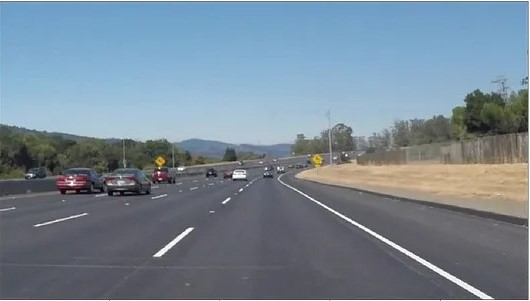
#> input picture test_image.jpg, 530 x 301 px
$ jupyter execute 'Road Lane Line Detection System.ipynb'
#> lines starting #> are read from the running program, lines starting #| are printed output that depends on the picture; after the words box and inside, x2 and y2 are one past the last pixel; in counts of white or black regions, pixels touching at a corner belong together
[cell 1]
import cv2
import numpy as np
import matplotlib.pyplot as plt

[cell 2]
def grayscale(img):
    return cv2.cvtColor(img, cv2.COLOR_BGR2GRAY)

def gaussian_blur(img, kernel_size=5):
    return cv2.GaussianBlur(img, (kernel_size, kernel_size), 0)

def canny(img, low_threshold=50, high_threshold=150):
    return cv2.Canny(img, low_threshold, high_threshold)

def region_of_interest(img, vertices):
    mask = np.zeros_like(img)
    cv2.fillPoly(mask, vertices, 255)
    masked_image = cv2.bitwise_and(img, mask)
    return masked_image

[cell 3]
def hough_lines(img, rho=1, theta=np.pi/180, threshold=15, min_line_len=40, max_line_gap=20):
    lines = cv2.HoughLinesP(img, rho, theta, threshold, np.array([]), minLineLength=min_line_len, maxLineGap=max_line_gap)
    return lines

def draw_lines(img, lines, color=[255, 0, 0], thickness=2):
    for line in lines:
        for x1, y1, x2, y2 in line:
            cv2.line(img, (x1, y1), (x2, y2), color, thickness)

def weighted_img(img, initial_img, α=0.8, β=1., γ=0.):
    return cv2.addWeighted(initial_img, α, img, β, γ)

[cell 4]
def process_image(image):
    gray = grayscale(image)
    blur = gaussian_blur(gray, kernel_size=5)
    edges = canny(blur, low_threshold=50, high_threshold=150)

    imshape = image.shape
    vertices = np.array([[(0, imshape[0]), (450, 320), (490, 320), (imshape[1], imshape[0])]], dtype=np.int32)
    masked_edges = region_of_interest(edges, vertices)

    lines = hough_lines(masked_edges, rho=1, theta=np.pi/180, threshold=15, min_line_len=40, max_line_gap=20)

    line_image = np.zeros((image.shape[0], image.shape[1], 3), dtype=np.uint8)
    if lines is not None:
        draw_lines(line_image, lines)

    result = weighted_img(line_image, image, α=0.8, β=1., γ=0.)
    return result

[cell 5]
# Test the function on an example image
image = cv2.imread('test_image.jpg')
#> image is the input picture: shape (301, 530, 3); mean B, G, R 147.9, 134.6, 119.1
output = process_image(image)
#> in grayscale, `return cv2.cvtColor(img, cv2.COLOR_BGR2GRAY)`:
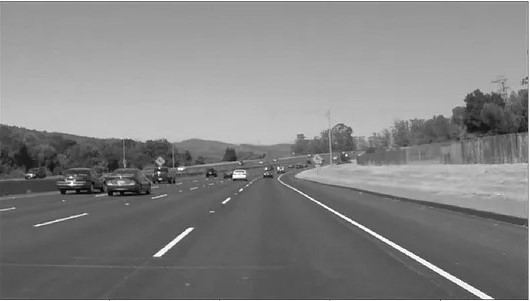
#> returned value: shape (301, 530); min 1, max 255, mean 131.5
#> in gaussian_blur, `return cv2.GaussianBlur(img, (kernel_size, kernel_size), 0)`:
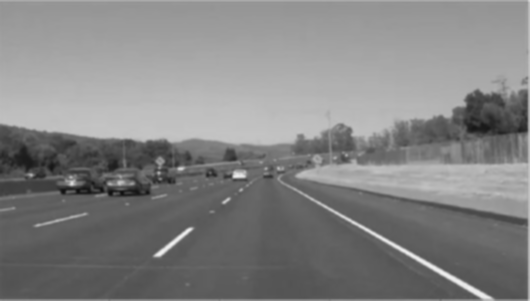
#> returned value: shape (301, 530); min 16, max 240, mean 131.1
#> in canny, `return cv2.Canny(img, low_threshold, high_threshold)`:
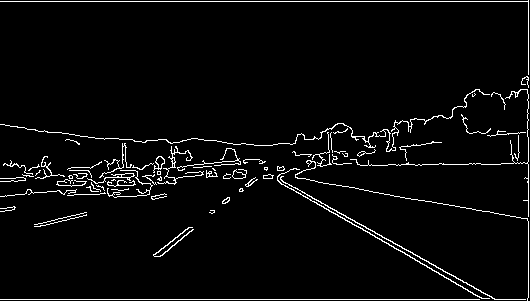
#> returned value: shape (301, 530); 3.8% white in thin lines or dots
#> in region_of_interest, `cv2.fillPoly(mask, vertices, 255)`: mask: shape (301, 530); every value is 0
#> in hough_lines, `lines = cv2.HoughLinesP(img, rho, theta, threshold, np.array([]), minL..`: lines = None
#> in weighted_img, `return cv2.addWeighted(initial_img, α, img, β, γ)`:
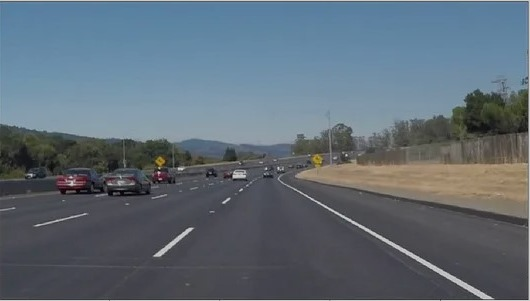
#> returned value: shape (301, 530, 3); mean of channels 0, 1, 2 118.3, 107.7, 95.3; drawn as B, G, R
#> in process_image, `result = weighted_img(line_image, image, α=0.8, β=1., γ=0.)`: line_image: shape (301, 530, 3); every value is 0

plt.imshow(cv2.cvtColor(output, cv2.COLOR_BGR2RGB))
plt.show()

[cell 6]
import cv2
import numpy as np
import matplotlib.pyplot as plt

def grayscale(img):
    """Convert image to grayscale."""
    return cv2.cvtColor(img, cv2.COLOR_BGR2GRAY)

def gaussian_blur(img, kernel_size=5):
    """Apply Gaussian blur to the image."""
    return cv2.GaussianBlur(img, (kernel_size, kernel_size), 0)

def canny(img, low_threshold=50, high_threshold=150):
    """Apply Canny edge detector."""
    return cv2.Canny(img, low_threshold, high_threshold)

def region_of_interest(img, vertices):
    """Mask the region of interest."""
    mask = np.zeros_like(img)
    cv2.fillPoly(mask, vertices, 255)
    masked_image = cv2.bitwise_and(img, mask)
    return masked_image

[cell 7]
def hough_lines(img, rho=1, theta=np.pi/180, threshold=15, min_line_len=40, max_line_gap=20):
    """Apply Hough Transform to detect lines."""
    return cv2.HoughLinesP(img, rho, theta, threshold, np.array([]), minLineLength=min_line_len, maxLineGap=max_line_gap)

def draw_lines(img, lines, color=[255, 0, 0], thickness=2):
    """Draw lines on an image."""
    if lines is not None:
        for line in lines:
            for x1, y1, x2, y2 in line:
                cv2.line(img, (x1, y1), (x2, y2), color, thickness)

def weighted_img(img, initial_img, α=0.8, β=1., γ=0.):
    """Combine two images with weights."""
    return cv2.addWeighted(initial_img, α, img, β, γ)

[cell 8]
def process_image(image):
    """Process a single image for lane detection."""
    gray = grayscale(image)
    blur = gaussian_blur(gray, kernel_size=5)
    edges = canny(blur, low_threshold=50, high_threshold=150)

    imshape = image.shape
    vertices = np.array([[(0, imshape[0]), (imshape[1] / 2 - 30, imshape[0] / 2 + 50),
                          (imshape[1] / 2 + 30, imshape[0] / 2 + 50), (imshape[1], imshape[0])]], dtype=np.int32)
    masked_edges = region_of_interest(edges, vertices)

    lines = hough_lines(masked_edges, rho=1, theta=np.pi/180, threshold=15, min_line_len=40, max_line_gap=20)

    line_image = np.zeros((image.shape[0], image.shape[1], 3), dtype=np.uint8)
    draw_lines(line_image, lines)

    result = weighted_img(line_image, image, α=0.8, β=1., γ=0.)
    return result

[cell 9]
# Test the function on an example image
image = cv2.imread('test_image.jpg')
output = process_image(image)
#> in region_of_interest, `cv2.fillPoly(mask, vertices, 255)`:
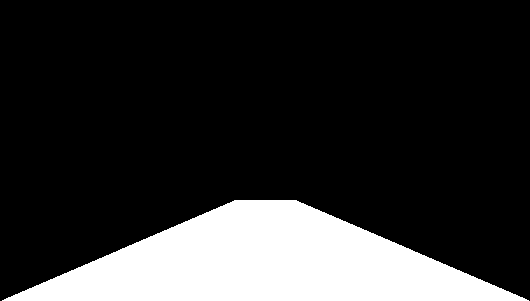
#> mask: shape (301, 530); 18.7% white; 1 white region, box (x1, y1, x2, y2) and area: (2, 200, 529, 301) 29827
#> in region_of_interest, `masked_image = cv2.bitwise_and(img, mask)`:
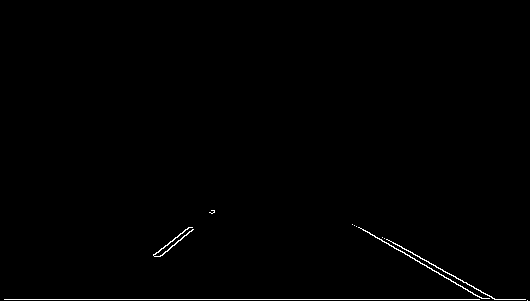
#> masked_image: shape (301, 530); 0.64% white in thin lines or dots, all inside (x1, y1, x2, y2) = (4, 210, 528, 301)
#> in process_image, `lines = hough_lines(masked_edges, rho=1, theta=np.pi/180, threshold=15..`: lines = [[4, 299, 525, 299], [356, 226, 482, 298], [382, 237, 493, 298], [387, 239, 494, 298], [162, 255, 214, 211], [167, 245, 211, 210], [160, 256, 213, 210]]
#> the loop in draw_lines, `for line in lines:` made 7 passes
# Display the result
plt.imshow(cv2.cvtColor(output, cv2.COLOR_BGR2RGB))
plt.show()
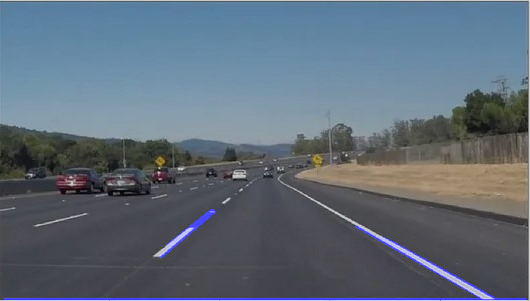
#> shown: shape (301, 530, 3); mean R, G, B 95.3, 107.7, 120.7
